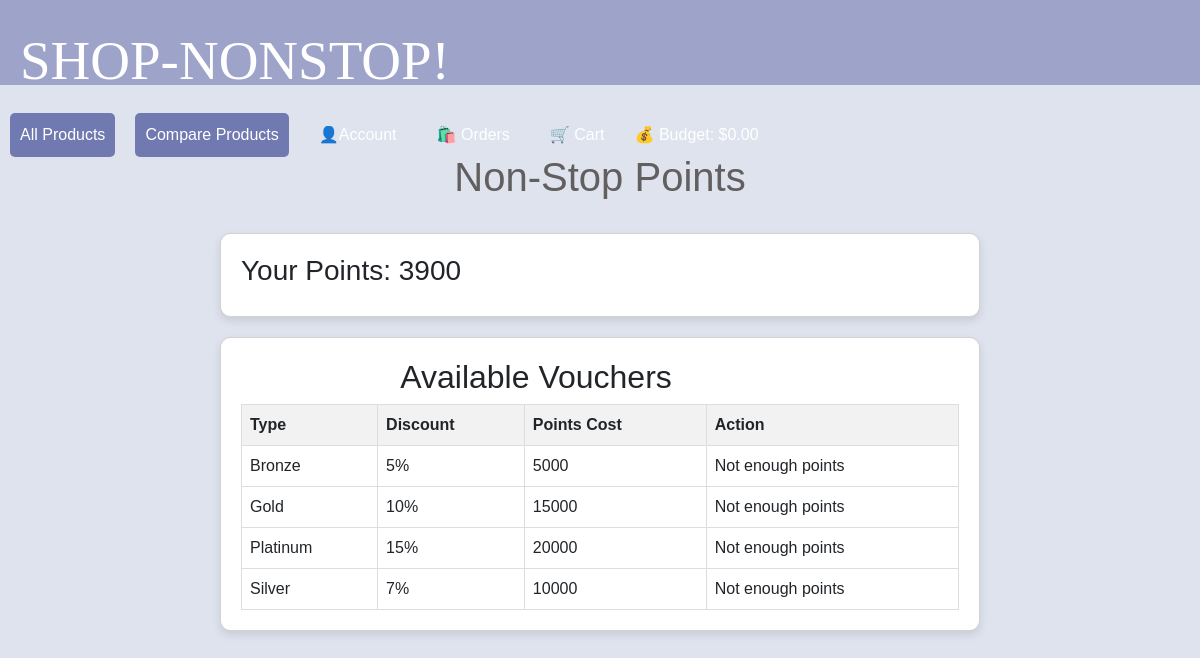
Before: /non_stop_points (signed in) with the older database file.
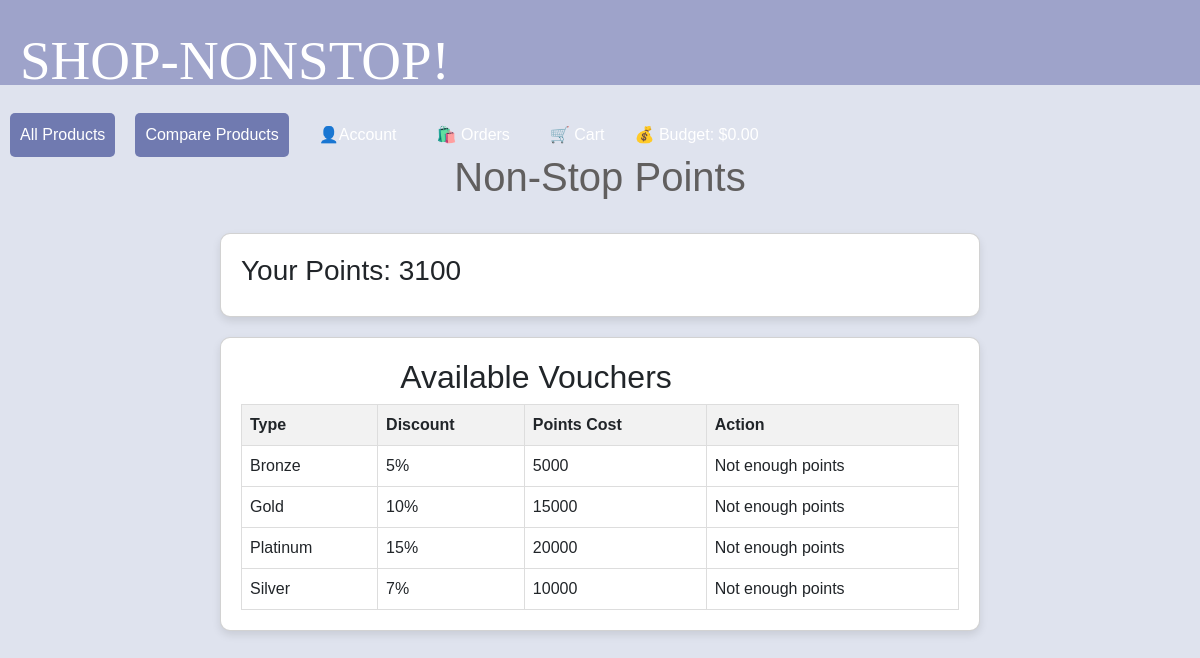
After: the same page with the newer database file.
### app/models.py (models this page shows, shortened)
class User(db.Model):
    id = db.Column(db.Integer, primary_key=True)
    username = db.Column(db.String(80), unique=True, nullable=False)
    email = db.Column(db.String(120), unique=True, nullable=False)
    password = db.Column(db.String(80), nullable=False)
    points = db.Column(db.Integer, default=0)
    vouchers = db.relationship('Voucher', secondary=user_vouchers,
                               backref=db.backref('users', lazy='dynamic'))
    friends = relationship(
        'User',
        secondary='friendship',
        primaryjoin=id == Friendship.user_id,
        secondaryjoin=id == Friendship.friend_id,
        backref='friend_of'
    )

class Voucher(db.Model):
    __tablename__ = 'voucher'
    id = db.Column(db.Integer, primary_key=True)
    type = db.Column(db.String(50), nullable=False)  # Bronze, Silver, Gold, Platinum
    discount = db.Column(db.Integer, nullable=False)  # Discount percentage
    points_cost = db.Column(db.Integer, nullable=False)  # Cost in points

### app/routes.py (the view, shortened to what this page needs)
@app.route('/non_stop_points', methods=['GET', 'POST'])
def non_stop_points():
    if 'username' not in session:
        flash('Please login to view this page', 'error')
        return redirect(url_for('login'))
    user = User.query.filter_by(username=session['username']).first_or_404()
    vouchers = Voucher.query.all()
    return render_template('non_stop_points.html', user=user, vouchers=vouchers)

### app/templates/non_stop_points.html (shortened to what this page needs)
{% extends "base.html" %}
{% block content %}
<div class="container mt-5">
    <h1 style="text-align: center;">Non-Stop Points</h1><br>
    <div class="card">
        <h3>Your Points: {{ user.points }}</h3>
    </div>
    <div class="card">
        <h2>Available Vouchers</h2>
        <table>
            <thead>
                <tr>
                    <th>Type</th>
                    <th>Discount</th>
                    <th>Points Cost</th>
                    <th>Action</th>
                </tr>
            </thead>
            <tbody>
                {% for voucher in vouchers %}
                <tr>
                    <td>{{ voucher.type }}</td>
                    <td>{{ voucher.discount }}%</td>
                    <td>{{ voucher.points_cost }}</td>
                    <td>
                        {% if user.points >= voucher.points_cost %}
                        <form action="{{ url_for('non_stop_points') }}" method="POST">
                            <input type="hidden" name="voucher_id" value="{{ voucher.id }}">
                            <button type="submit" class="btn btn-success">Redeem</button>
                        </form>
                        {% else %}
                        Not enough points
                        {% endif %}
                    </td>
                </tr>
                {% endfor %}
            </tbody>
        </table>
    </div>
</div>
{% endblock %}

### app/templates/base.html (shortened to what this page needs)
<!DOCTYPE html>
<html lang="en">
<head>
    <link href="https://cdn.jsdelivr.net/npm/bootstrap@5.3.0-alpha1/dist/css/bootstrap.min.css" rel="stylesheet">
</head>
<body>
    <div class="navbar">
        <div class="icons">
            <a href="/" class="website-name">SHOP-NONSTOP!</a>
        </div>
        <div class="icons">
            <a href="/show_products" class="all-products-button">All Products</a>
            <a href="/compare" class="all-products-button">Compare Products</a>
            <div class="dropdown">
                <a href="dashboard">👤Account</a>
            </div>
            <div class="dropdown">
                <a href="#"> 🛍️ Orders</a>
            </div>
            <a href="/cart">🛒 Cart</a>
            <div class="dropdown">
                <span class="budget-button">💰 Budget: ${{ session.get('budget', '0.00') }}</span>
            </div>
        </div>
    </div>
    <div class="content">
        {% block content %}{% endblock %}
    </div>
</body>
</html>

### app/templates/base.html (style rules this page uses)
body { margin: 0; font-family: Font1,Arial, sans-serif; background-color: #dfe3ee; color: #615f5f; }
.navbar { display: flex; justify-content: space-between; align-items: center; background-color: #9ea3ca; color: white; padding: 10px; height: 85px; position: relative; }
.navbar a, .dropdown-content a { color: white; text-decoration: none; padding: 10px; }
.dropdown { position: relative; display: inline-block; }
.icons { display: flex; align-items: center; text-decoration: none; }
.icons a { margin-right: 20px; position: relative; text-decoration: none; }
h2 { display: flex; justify-content: flex-end; max-width: 60%; }
.website-name { font-family: myFont; font-size: 55px; }
.all-products-button { padding: 10px 20px; background-color: #707ab0; color: white; border: none; border-radius: 5px; text-decoration: none; cursor: pointer; transition: background-color 0.3s ease; }

### app/templates/non_stop_points.html (style rules this page uses)
.container { max-width: 800px; margin: auto; padding: 20px; }
.card { background-color: #ffffff; border-radius: 10px; box-shadow: 0 4px 8px rgba(0, 0, 0, 0.1); margin-bottom: 20px; padding: 20px; }
table { width: 100%; border-collapse: collapse; }
th, td { border: 1px solid #ddd; text-align: left; padding: 8px; }
th { background-color: #f2f2f2; }

Changed rows visible on the page:
changed User: points "3900" → "3100"
